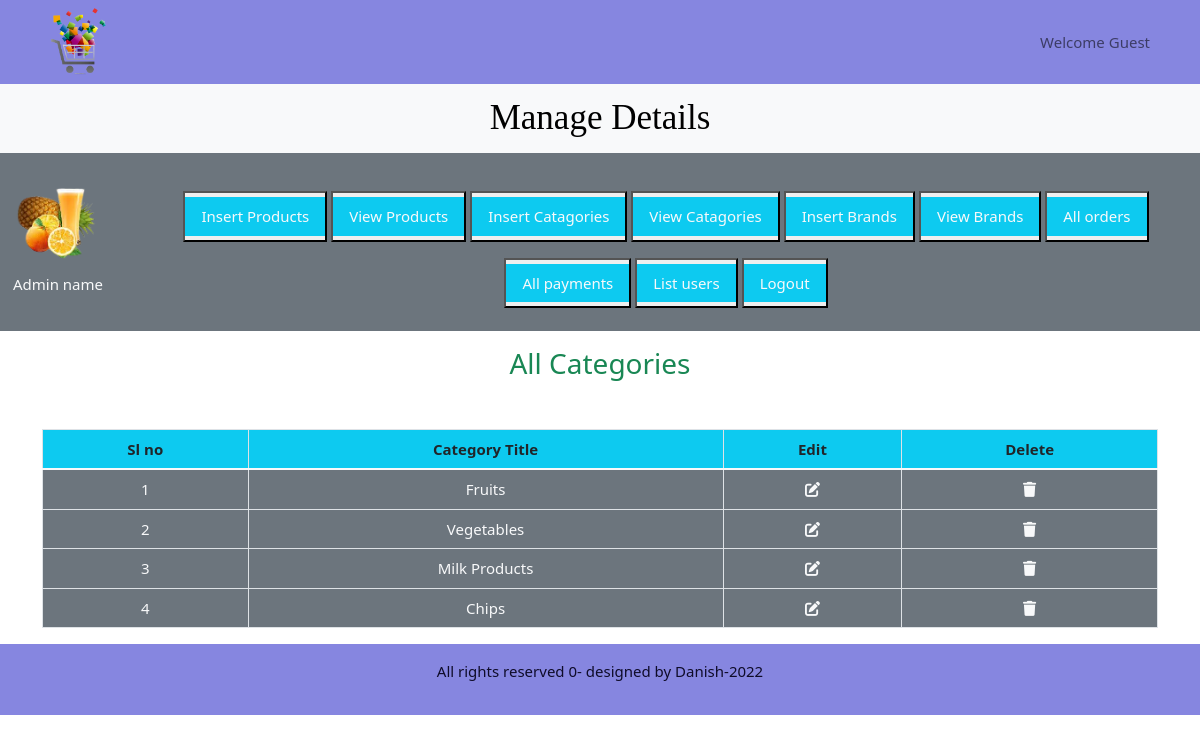
The page /admin_area/index.php?view_categories on the database its author committed.
### tables this page shows
CREATE TABLE `categories` (
  `category_id` int(11) NOT NULL,
  `category_title` varchar(100) NOT NULL
);

### admin_area/view_categories.php (the view)
<h3 class="text-center text-success">All Categories</h3>
<table class="table table-bordered mt-5">
    <thead class="bg-info">
        <tr class="text-center">
            <th>Sl no</th>
            <th>Category Title</th>
            <th>Edit</th>
            <th>Delete</th>
        </tr>
    </thead>
    <tbody class="bg-secondary text-light">
        <?php
        $select_cat = "SELECT * FROM `categories`";
        $result = mysqli_query($con, $select_cat);
        $number = 0;
        while ($row = mysqli_fetch_assoc($result)) {
            $category_id = $row['category_id'];
            $category_title = $row['category_title'];
            $number++;
        ?>
            <tr class="text-center">
                <td><?php echo $number; ?></td>
                <td><?php echo $category_title; ?></td>
                <td><a href='index.php?edit_category=<?php echo $category_id; ?>' class='text-light '><i class='fa-solid fa-pen-to-square' </i></a></td>
                <td><a href='index.php?delete_category=<?php echo $category_id; ?>' class='text-light'><i class='fa-solid fa-trash' </i></a></td>
            </tr>
        <?php
        } ?>
    </tbody>
</table>

### style.css (style rules this page uses)
* { margin: 0%; padding: 0%; box-sizing: border-box; }

### admin_area/index.php (style rules this page uses)
body { overflow-x: hidden; height: 100%; width: 100%; font-size: 15px; font-weight: 500; color: #0f0c29; cursor: pointer; z-index: 1; transition: all 0.6s ease; }

### rows shown on the page
categories: category_title "Fruits"
categories: category_title "Vegetables"
categories: category_title "Milk Products"
categories: category_title "Chips"
